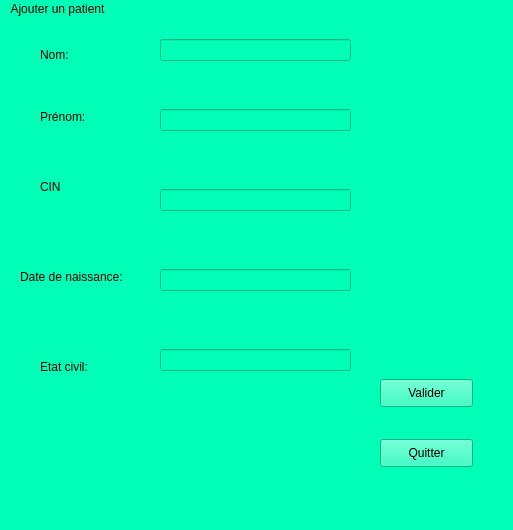
<?xml version="1.0" encoding="UTF-8"?>
<ui version="4.0">
 <class>MainWindow</class>
 <widget class="QMainWindow" name="MainWindow">
  <property name="geometry">
   <rect>
    <x>0</x>
    <y>0</y>
    <width>513</width>
    <height>530</height>
   </rect>
  </property>
  <property name="windowTitle">
   <string>Gestion des patients</string>
  </property>
  <property name="styleSheet">
   <string notr="true">background-color: rgb(1, 255, 183);</string>
  </property>
  <widget class="QWidget" name="centralwidget">
   <widget class="QLabel" name="label">
    <property name="geometry">
     <rect>
      <x>40</x>
      <y>20</y>
      <width>101</width>
      <height>31</height>
     </rect>
    </property>
    <property name="text">
     <string>Nom:</string>
    </property>
   </widget>
   <widget class="QLineEdit" name="Edit_line_nom">
    <property name="geometry">
     <rect>
      <x>160</x>
      <y>20</y>
      <width>191</width>
      <height>22</height>
     </rect>
    </property>
    <property name="text">
     <string/>
    </property>
   </widget>
   <widget class="QLabel" name="label_2">
    <property name="geometry">
     <rect>
      <x>20</x>
      <y>250</y>
      <width>111</width>
      <height>16</height>
     </rect>
    </property>
    <property name="text">
     <string>Date de naissance:</string>
    </property>
   </widget>
   <widget class="QLabel" name="label_3">
    <property name="geometry">
     <rect>
      <x>40</x>
      <y>340</y>
      <width>61</width>
      <height>16</height>
     </rect>
    </property>
    <property name="text">
     <string>Etat civil:</string>
    </property>
   </widget>
   <widget class="QLabel" name="label_4">
    <property name="geometry">
     <rect>
      <x>40</x>
      <y>90</y>
      <width>55</width>
      <height>16</height>
     </rect>
    </property>
    <property name="text">
     <string>Prénom:</string>
    </property>
   </widget>
   <widget class="QLineEdit" name="edit_line_prenom">
    <property name="geometry">
     <rect>
      <x>160</x>
      <y>90</y>
      <width>191</width>
      <height>22</height>
     </rect>
    </property>
    <property name="text">
     <string/>
    </property>
   </widget>
   <widget class="QPushButton" name="pushButton">
    <property name="geometry">
     <rect>
      <x>380</x>
      <y>360</y>
      <width>93</width>
      <height>28</height>
     </rect>
    </property>
    <property name="text">
     <string>Valider</string>
    </property>
   </widget>
   <widget class="QPushButton" name="pushButton_2">
    <property name="geometry">
     <rect>
      <x>380</x>
      <y>420</y>
      <width>93</width>
      <height>28</height>
     </rect>
    </property>
    <property name="text">
     <string>Quitter</string>
    </property>
   </widget>
   <widget class="QLabel" name="CIN">
    <property name="geometry">
     <rect>
      <x>40</x>
      <y>160</y>
      <width>55</width>
      <height>16</height>
     </rect>
    </property>
    <property name="text">
     <string>CIN</string>
    </property>
   </widget>
   <widget class="QLineEdit" name="edit_line_cin">
    <property name="geometry">
     <rect>
      <x>160</x>
      <y>170</y>
      <width>191</width>
      <height>22</height>
     </rect>
    </property>
    <property name="text">
     <string/>
    </property>
   </widget>
   <widget class="QLineEdit" name="edit_line_dn">
    <property name="geometry">
     <rect>
      <x>160</x>
      <y>250</y>
      <width>191</width>
      <height>22</height>
     </rect>
    </property>
   </widget>
   <widget class="QLineEdit" name="edit_line_civ">
    <property name="geometry">
     <rect>
      <x>160</x>
      <y>330</y>
      <width>191</width>
      <height>22</height>
     </rect>
    </property>
   </widget>
  </widget>
  <widget class="QMenuBar" name="menubar">
   <property name="geometry">
    <rect>
     <x>0</x>
     <y>0</y>
     <width>513</width>
     <height>26</height>
    </rect>
   </property>
   <widget class="QMenu" name="menuAjouter_un_client">
    <property name="title">
     <string>Ajouter un patient</string>
    </property>
    <addaction name="separator"/>
   </widget>
   <addaction name="menuAjouter_un_client"/>
  </widget>
  <widget class="QStatusBar" name="statusbar"/>
 </widget>
 <resources/>
 <connections/>
</ui>
